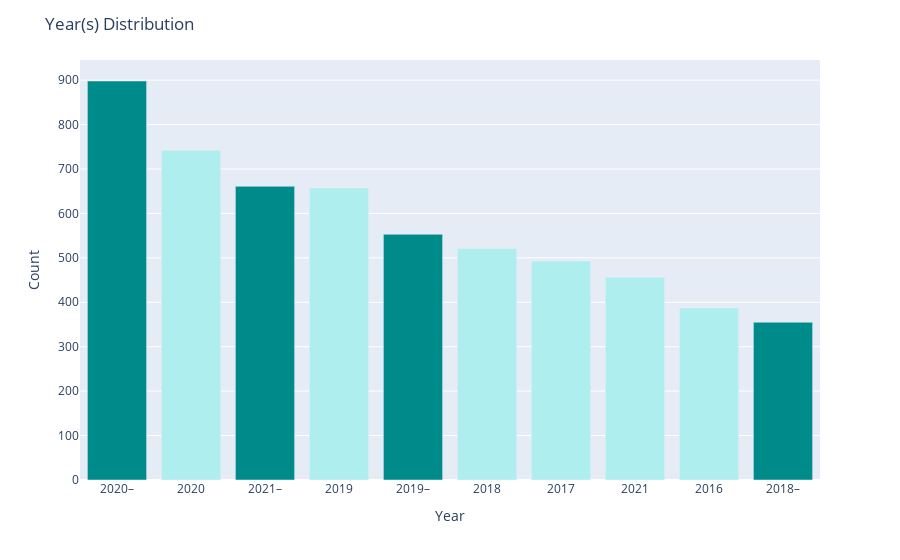

Source (notebook cell):
### Code cell
colors = ['paleturquoise'] * 10
colors[0],colors[2],colors[4],colors[-1] = 'darkcyan','darkcyan','darkcyan','darkcyan'

fig = px.bar(data_frame = year_count.head(10),
             x = 'Year', y = 'Count')

fig.update_traces(marker_color = colors)

fig.update_layout(title = 'Year(s) Distribution')

fig.show()

### Figure 1 — Plotly figure (JSON) as saved in the notebook; plotly's stock layout.template omitted (floating-point values rounded to 4 significant figures)
{"data": [{"alignmentgroup": "True", "hovertemplate": "Year=%{x}<br>Count=%{y}<extra></extra>", "legendgroup": "", "marker": {"color": ["darkcyan", "paleturquoise", "darkcyan", "paleturquoise", "darkcyan", "paleturquoise", "paleturquoise", "paleturquoise", "paleturquoise", "darkcyan"], "pattern": {"shape": ""}}, "name": "", "offsetgroup": "", "orientation": "v", "showlegend": false, "textposition": "auto", "type": "bar", "x": ["2020–", "2020", "2021–", "2019", "2019–", "2018", "2017", "2021", "2016", "2018–"], "xaxis": "x", "y": [898, 742, 661, 657, 553, 521, 493, 456, 387, 355], "yaxis": "y"}], "layout": {"barmode": "relative", "legend": {"tracegroupgap": 0}, "margin": {"t": 60}, "title": {"text": "Year(s) Distribution"}, "xaxis": {"anchor": "y", "domain": [0, 1], "title": {"text": "Year"}, "type": "category", "range": [-0.5, 9.5], "autorange": true}, "yaxis": {"anchor": "x", "domain": [0, 1], "title": {"text": "Count"}, "type": "linear", "range": [0, 945.3], "autorange": true}, "autosize": true}}
